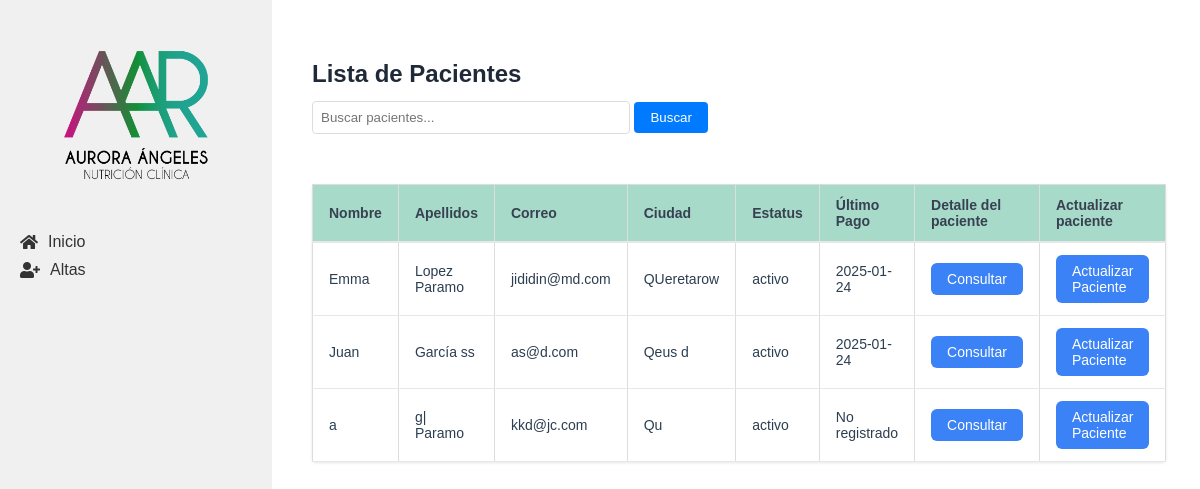
Page /pacientes on the earlier database version.
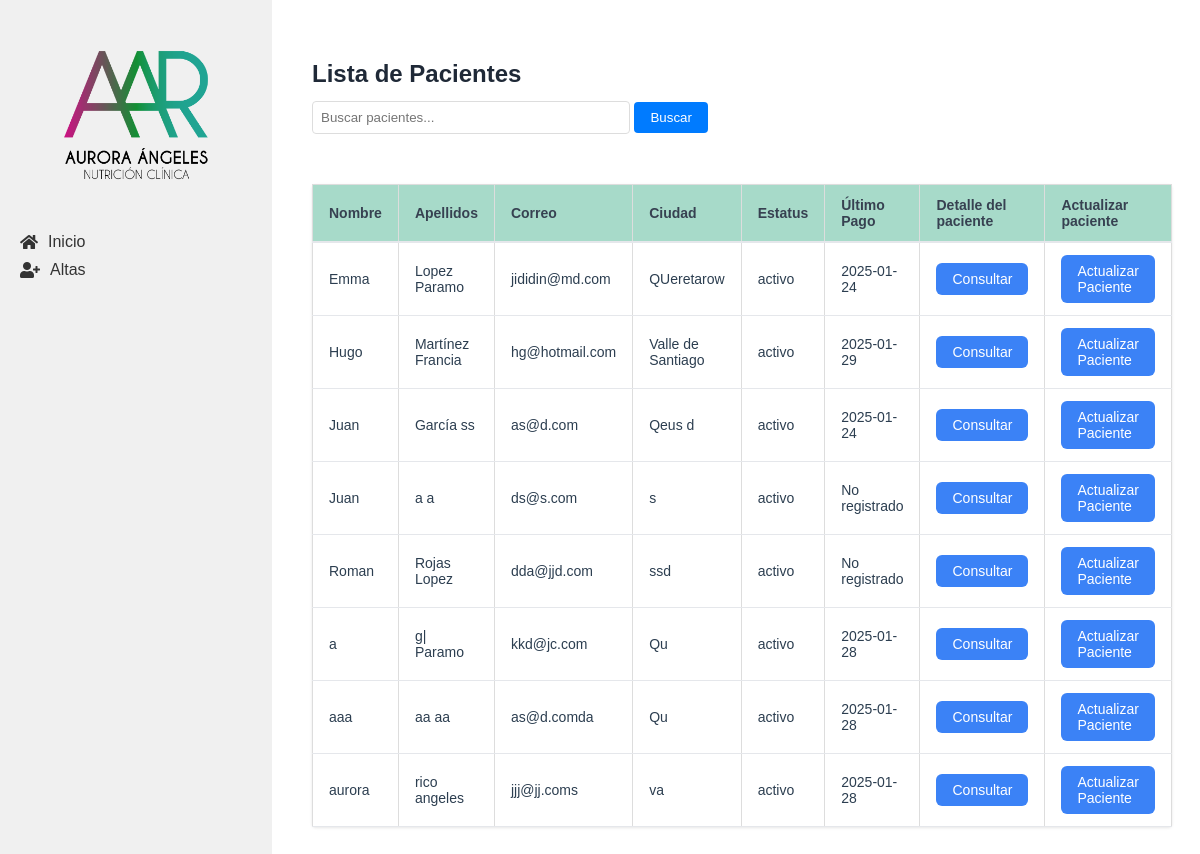
Same page on the later database version.
### tables this page shows
CREATE TABLE "pacientes" (
    id INTEGER PRIMARY KEY AUTOINCREMENT,
    nombre TEXT NOT NULL,
    apellido_paterno TEXT NOT NULL,
    apellido_materno TEXT NOT NULL,
    fecha_nacimiento TEXT NOT NULL,
    telefono TEXT,
    correo TEXT UNIQUE NOT NULL,
    ciudad TEXT NOT NULL, `status` TEXT,
    fecha_registro TIMESTAMP DEFAULT CURRENT_TIMESTAMP
);

### app/controllers/pacientes.py (the view)
@pacientes.route('/pacientes')
def lista_pacientes():
    busqueda = request.args.get('busqueda', '')
    pacientes = Paciente.buscar(busqueda)
    return render_template('lista_pacientes.html', pacientes=pacientes, busqueda=busqueda)

### app/db.py (called while the page is built)
def get_db():
    if 'db' not in g:
        g.db = sqlite3.connect(
            'pacientes.db',
            detect_types=sqlite3.PARSE_DECLTYPES
        )
        g.db.row_factory = sqlite3.Row
    return g.db

def query_db(query, args=(), one=False):
    cur = get_db().execute(query, args)
    rv = cur.fetchall()
    cur.close()
    return (rv[0] if rv else None) if one else rv

### app/models/paciente.py (called while the page is built)
    @staticmethod
    def buscar(busqueda):
        return query_db('''
            SELECT p.*,
                    (SELECT fecha_pago FROM pagos WHERE paciente_id = p.id ORDER BY fecha_pago DESC LIMIT 1) as ultimo_pago
            FROM pacientes p
            WHERE p.nombre LIKE ? OR p.apellido_paterno LIKE ? OR p.apellido_materno LIKE ?
            ORDER BY p.nombre, p.apellido_paterno, p.apellido_materno
        ''', ['%' + busqueda + '%'] * 3)

### app/templates/lista_pacientes.html (shortened to what this page needs)
{% extends "base.html" %}
{% block content %}
<div class="table-container">
    <header class="valoracion-header">
        <h2>Lista de Pacientes</h2>
        <form action="{{ url_for('pacientes.lista_pacientes') }}" method="get" class="search-form">
            <input type="text" name="busqueda" placeholder="Buscar pacientes..." value="{{ busqueda }}">
            <button type="submit">Buscar</button>
        </form>
    </header>
    <table class="table">
        <thead>
            <tr>
                <th class="table__header">Nombre</th>
                <th class="table__header">Apellidos</th>
                <th class="table__header">Correo</th>
                <th class="table__header">Ciudad</th>
                <th class="table__header">Estatus</th>
                <th class="table__header">Último Pago</th>
                <th class="table__header">Detalle del paciente</th>
                <th class="table__header">Actualizar paciente</th>
            </tr>
        </thead>
        <tbody>
            {% for paciente in pacientes %}
            <tr>
                <td class="table__cell">{{ paciente['nombre'] }}</td>
                <td class="table__cell">{{ paciente['apellido_paterno'] }} {{ paciente['apellido_materno'] }}</td>
                <td class="table__cell">{{ paciente['correo'] }}</td>
                <td class="table__cell">{{ paciente['ciudad'] }}</td>
                <td class="table__cell">{{ paciente['status'] }}</td>
                <td class="table__cell">{{ paciente['ultimo_pago'] if paciente['ultimo_pago'] else 'No registrado' }}</td>
                <td class="table__cell">
                    <a href="{{ url_for('pacientes.detalle_paciente', id=paciente['id']) }}" class="action-button">Consultar</a>
                </td>
                <td class="table__cell">
                    <a href="{{ url_for('pacientes.editar_paciente', id=paciente['id']) }}" class="action-button">Actualizar Paciente</a>
                </td>
            </tr>
            {% endfor %}
        </tbody>
    </table>
</div>
{% endblock %}

Differences in the rows shown:
added pacientes: nombre "Hugo", apellido_paterno "Martínez", apellido_materno "Francia", correo "hg@hotmail.com", ciudad "Valle de Santiago", status "activo", fecha_registro "2025-01-29"
added pacientes: nombre "Juan", apellido_paterno "a", apellido_materno "a", correo "ds@s.com", ciudad "s", status "activo", paciente "No registrado"
added pacientes: nombre "Roman", apellido_paterno "Rojas", apellido_materno "Lopez", correo "dda@jjd.com", ciudad "ssd", status "activo", paciente "No registrado"
computed for pacientes "kkd@jc.com": paciente "No registrado" → "2025-01-28"
added pacientes: nombre "aaa", apellido_paterno "aa", apellido_materno "aa", correo "as@d.comda", ciudad "Qu", status "activo", paciente "2025-01-28"
added pacientes: nombre "aurora", apellido_paterno "rico", apellido_materno "angeles", correo "jjj@jj.coms", ciudad "va", status "activo", fecha_registro "2025-01-28"
